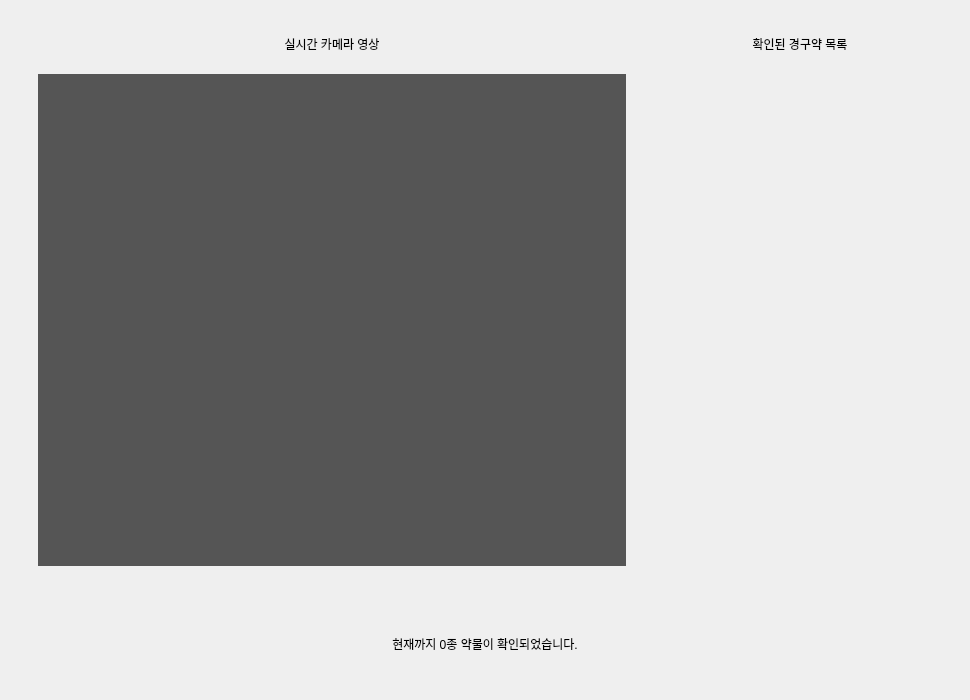
<?xml version="1.0" encoding="UTF-8"?>
<ui version="4.0">
 <class>Form_Camera</class>
 <widget class="QWidget" name="Form_Camera">
  <property name="geometry">
   <rect>
    <x>0</x>
    <y>0</y>
    <width>970</width>
    <height>700</height>
   </rect>
  </property>
  <property name="windowTitle">
   <string>Form</string>
  </property>
  <property name="styleSheet">
   <string notr="true">#label_camera{
	background-color: #555555;
}


#label_title, #label_title_banner{
	font: bold 16pt &quot;맑은 고딕&quot;;
}

#label_status {
	font: bold 14pt &quot;맑은 고딕&quot;;
}
</string>
  </property>
  <layout class="QVBoxLayout" name="verticalLayout">
   <item>
    <widget class="QWidget" name="widget_3" native="true">
     <layout class="QHBoxLayout" name="horizontalLayout">
      <item>
       <widget class="QWidget" name="widget_4" native="true">
        <layout class="QVBoxLayout" name="verticalLayout_2">
         <item>
          <widget class="QLabel" name="label_title">
           <property name="minimumSize">
            <size>
             <width>0</width>
             <height>30</height>
            </size>
           </property>
           <property name="maximumSize">
            <size>
             <width>16777215</width>
             <height>30</height>
            </size>
           </property>
           <property name="text">
            <string>실시간 카메라 영상</string>
           </property>
           <property name="alignment">
            <set>Qt::AlignCenter</set>
           </property>
          </widget>
         </item>
         <item>
          <widget class="QWidget" name="widget" native="true">
           <layout class="QHBoxLayout" name="horizontalLayout_2">
            <item>
             <widget class="QLabel" name="label_camera">
              <property name="text">
               <string/>
              </property>
             </widget>
            </item>
           </layout>
          </widget>
         </item>
        </layout>
       </widget>
      </item>
      <item>
       <widget class="QWidget" name="widget_5" native="true">
        <property name="minimumSize">
         <size>
          <width>300</width>
          <height>0</height>
         </size>
        </property>
        <property name="maximumSize">
         <size>
          <width>300</width>
          <height>16777215</height>
         </size>
        </property>
        <layout class="QVBoxLayout" name="verticalLayout_3">
         <item>
          <widget class="QLabel" name="label_title_banner">
           <property name="minimumSize">
            <size>
             <width>0</width>
             <height>30</height>
            </size>
           </property>
           <property name="maximumSize">
            <size>
             <width>16777215</width>
             <height>30</height>
            </size>
           </property>
           <property name="text">
            <string>확인된 경구약 목록</string>
           </property>
           <property name="alignment">
            <set>Qt::AlignCenter</set>
           </property>
          </widget>
         </item>
         <item>
          <widget class="QWidget" name="widget_6" native="true">
           <layout class="QVBoxLayout" name="verticalLayout_4">
            <item>
             <widget class="QWidget" name="widget_medi_list" native="true">
              <layout class="QVBoxLayout" name="verticalLayout_5">
               <property name="spacing">
                <number>0</number>
               </property>
               <property name="leftMargin">
                <number>0</number>
               </property>
               <property name="topMargin">
                <number>0</number>
               </property>
               <property name="rightMargin">
                <number>0</number>
               </property>
               <property name="bottomMargin">
                <number>0</number>
               </property>
               <item>
                <layout class="QVBoxLayout" name="layout_medi_list">
                 <property name="spacing">
                  <number>0</number>
                 </property>
                </layout>
               </item>
              </layout>
             </widget>
            </item>
            <item>
             <spacer name="verticalSpacer">
              <property name="orientation">
               <enum>Qt::Vertical</enum>
              </property>
              <property name="sizeHint" stdset="0">
               <size>
                <width>20</width>
                <height>525</height>
               </size>
              </property>
             </spacer>
            </item>
           </layout>
          </widget>
         </item>
        </layout>
       </widget>
      </item>
     </layout>
    </widget>
   </item>
   <item>
    <widget class="QWidget" name="widget_2" native="true">
     <property name="minimumSize">
      <size>
       <width>0</width>
       <height>90</height>
      </size>
     </property>
     <property name="maximumSize">
      <size>
       <width>16777215</width>
       <height>90</height>
      </size>
     </property>
     <layout class="QHBoxLayout" name="horizontalLayout_3">
      <item>
       <widget class="QLabel" name="label_status">
        <property name="text">
         <string>현재까지 0종 약물이 확인되었습니다.</string>
        </property>
        <property name="alignment">
         <set>Qt::AlignCenter</set>
        </property>
       </widget>
      </item>
     </layout>
    </widget>
   </item>
  </layout>
 </widget>
 <resources/>
 <connections/>
</ui>
